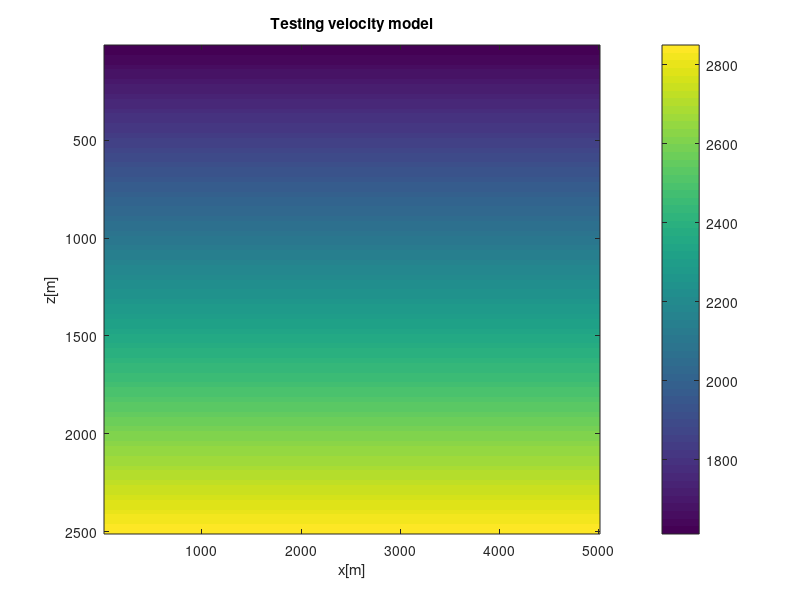

MATLAB code for this plot: (Note: this script raises an error after producing the figure.)
%% Building a testing velocity model
% This is just one testing model. Feel free to change it. 
% Note that ray tracing works better in smooth models. Use the "mysmooth.m" tool
% to smooth your velocity model
%
% These parameters has to be set currently. If you use your own velocity model
% change these parameters accordingly.
h=25; %m sampling interval of the velocity field
N1=100;% number of elements in the z-direction
N2=200;% number of elements in the x-direction

v0=1600; K=0.5; z=(1:N1)*h; beta=K/(v0+K*z(2));
vz=v0+K*z;
vel=vz'.*ones(1,N2);
deltangl=pi/200;
alpha0=[0:deltangl:pi/2];
x1=1./(beta*tan(alpha0))+h*10;
z1=-1/beta+h*2;
r1=1./(beta*sin(alpha0));
theta=[0:pi/2^10:2*pi];
u=x1+r1.*cos(theta');
v=z1+r1.*sin(theta');

figure;
imagesc(h*(1:N2), h*(1:N1), vel); colorbar;
xlabel('x[m]'); ylabel('z[m]'); 
title('Testing velocity model');
%% Two point ray-tracing by searching for the optimal take-off angle(s) 
% The optimal take-off angle will send the ray right to the receiver position.
% This is a non-linear optimization problem because there could be many
% ray paths between the source and receiver. Why? Before we choose the
% optimal angle, we search a sample set of all possible angles and find the
% closest ray to the receiver. What we get is a function of how close the
% ray came about the receiver. A ray that connect the source to the 
% receiver should have zero distance from the receiver. 
%
% *TODO*
%
% * See the following figure. Does the function touch zero value? Why?
srcpos=[2;10];  % source point position
recx=120;        % receiver x-position
recz=70;        % receiver z-position
% search variables
samp=pi/2^10;     % seach interval
optangl=0;      % optimal take off angle
mindist=10000;
arange=0:samp:2*pi;
dist=arange*0;
for iang=1:length(arange) % the range of take-off angles of the rays from the source point
    ang=arange(iang);
    p=[sin(ang);cos(ang)]; % ray parameter
    [rayx, rayz, rays, rayt]=tracer(vel, h, h, p, srcpos, 20000); %ray tracing
    val=min(sqrt((h*(rayx-recx)).^2+(h*(rayz-recz)).^2));
    dist(iang)=val;
    if(val<=mindist)
        optangl=ang;
        mindist=val;
    end
end
plot(arange, dist);
grid;
xlabel('take-off angle (radian)');
ylabel('minimum distance to receiver [m]');
%%
% * Does the ray touches the receiver? how is that related the function
% above? Try increasing the sampling of take-off angles search above. Is
% there a new ray that passes closer to the target position.
p=[sin(optangl);cos(optangl)]; % ray parameter
[rayx, rayz, rays, rayt]=tracer(vel, h, h, p, srcpos, 20000); %ray tracing
imagesc(h*(1:N2), h*(1:N1), vel); colorbar();
hold on;
for i=1:length(x1)
    plot(u(:,i), v(:,i), 'k')
end
%plot(h*rayx, h*(rayz),'color',[rand rand rand]); % ploting the ray
plot(h*rayx, h*(rayz), 'w'); % ploting the ray
plot(h*srcpos(2), h*srcpos(1), 'r*');
plot(h*recx, h*recz, 'g*');
hold off;
grid;
xlabel('x[m]');
ylabel('z[m]');
title('Two-point ray tracing results overlayed on the velocity model');